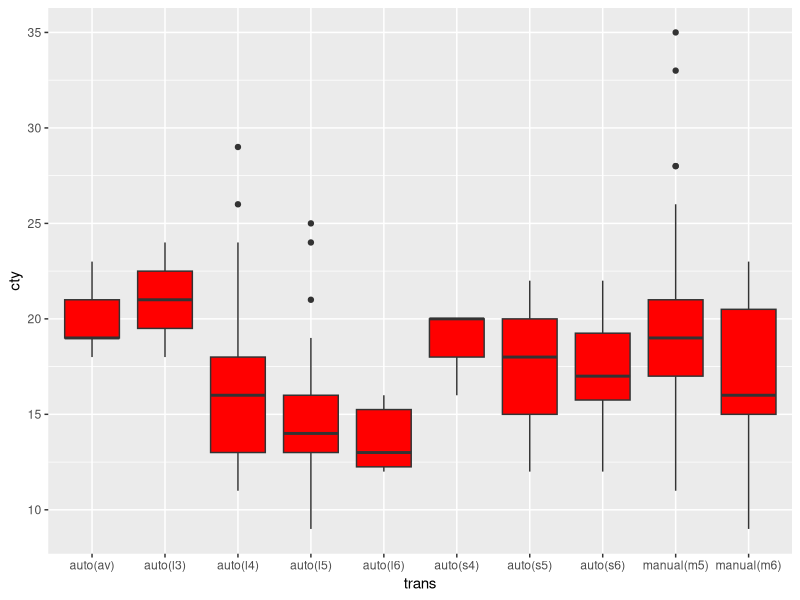
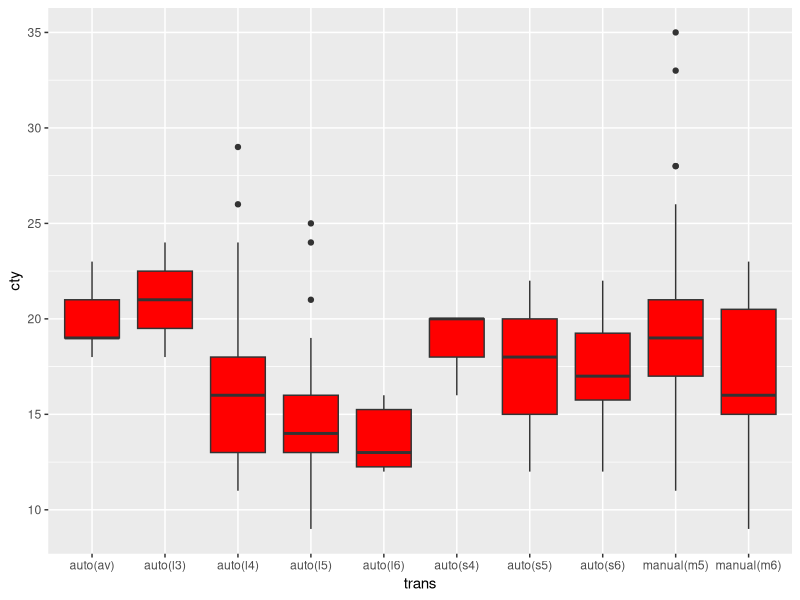

Reproduce these figures in R, in order.
## ---- chunk 1
knitr::opts_chunk$set(echo = TRUE)
library(tidyverse)
## ---- chunk 2
mpg

ggplot(mpg, aes(x = trans, y = cty)) + geom_boxplot(fill = "red")

## ---- chunk 3
knitr::opts_chunk$set(echo = TRUE)
library(tidyverse)
## ---- chunk 4
mpg

ggplot(mpg, aes(x = trans, y = cty)) + geom_boxplot(fill = "red")

